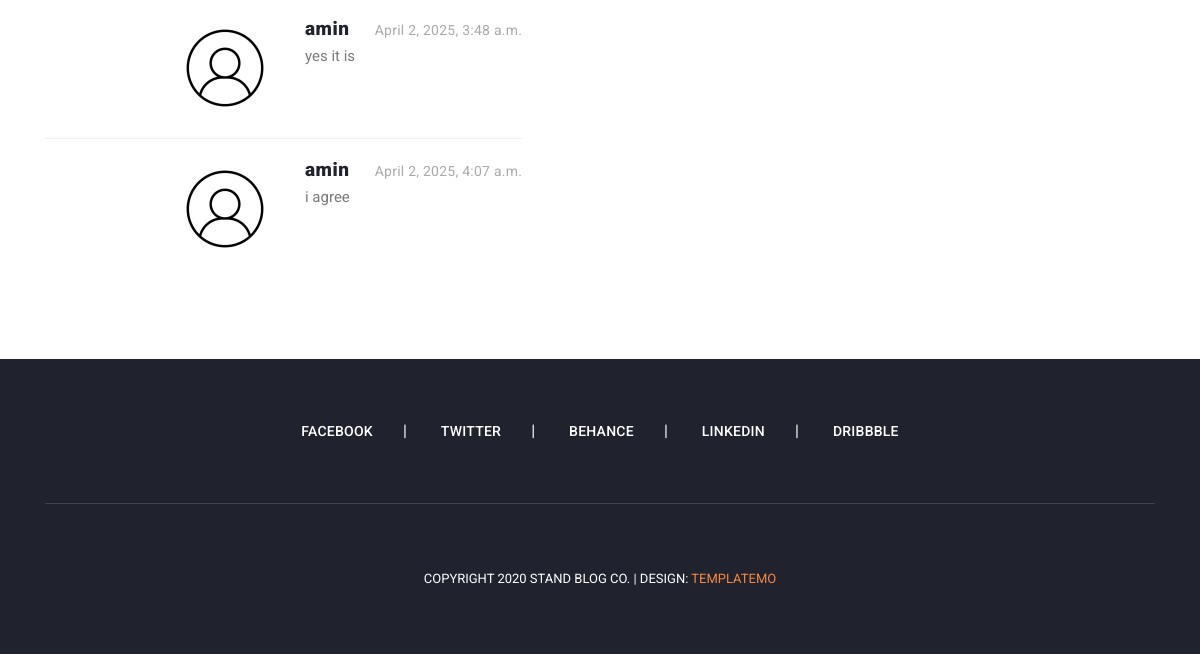
The app's page /articles/detail/javascript-is-very-fast (lower part), older data.
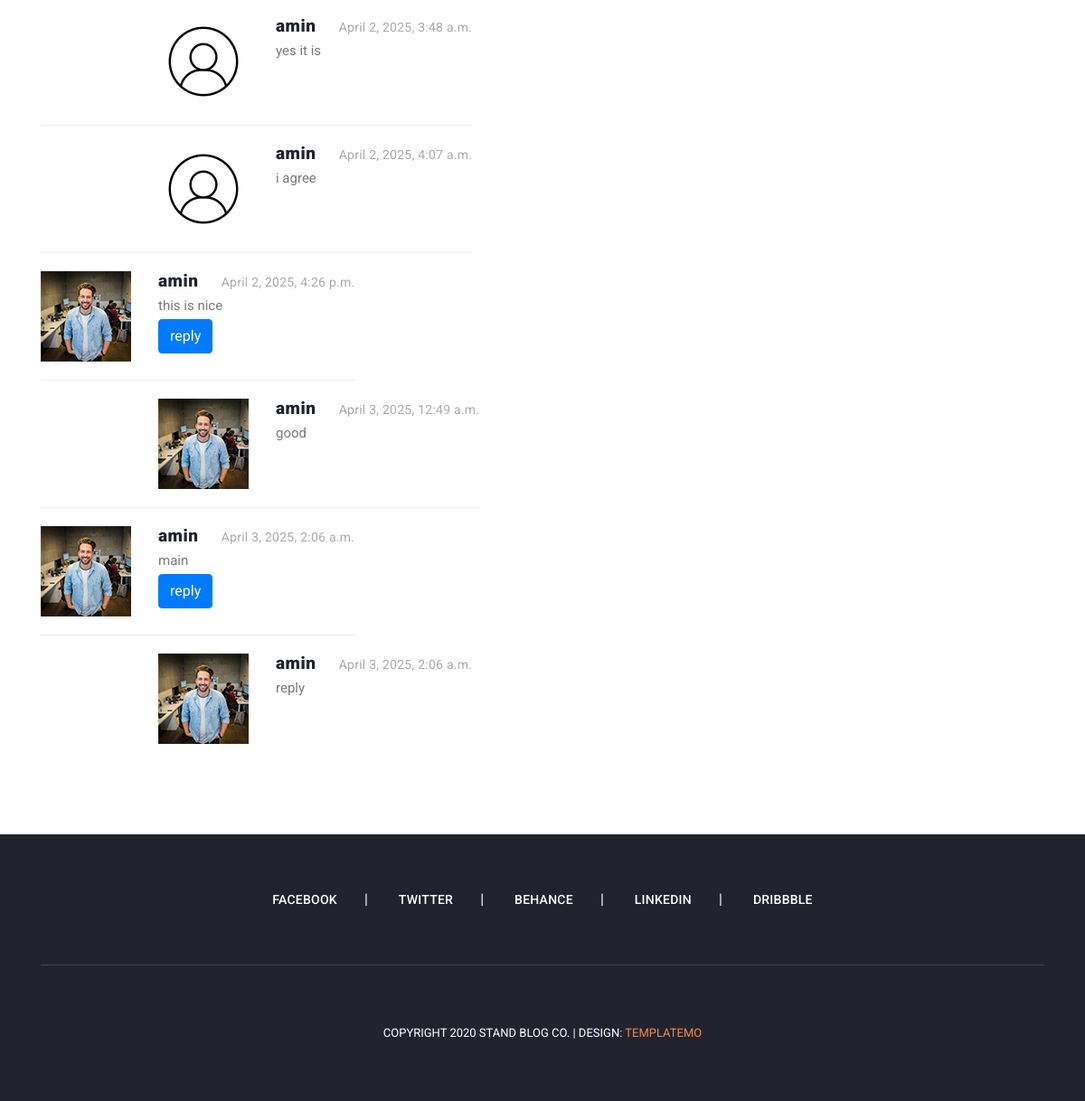
The same page, newer data.
### blog/models.py (models this page shows, shortened)
class Comment(models.Model):
    article = models.ForeignKey(Article , on_delete=models.CASCADE , related_name='comments')
    user = models.ForeignKey(User , on_delete=models.CASCADE , related_name='comments')
    parent = models.ForeignKey('self' , on_delete=models.CASCADE ,null= True , blank=True ,  related_name='replies')
    body = models.TextField()
    created = models.DateTimeField(auto_now_add=True)

### account/models.py (models this page shows, shortened)
class Profile(models.Model):
    user = models.OneToOneField(User, on_delete=models.CASCADE)
    fathers_name = models.CharField(max_length=20)
    nationcode = models.CharField(max_length=11)
    image = models.ImageField(upload_to='profile/images', null=True, blank=True)

### blog/views.py (the view)
# urls.py: path('detail/<slug:slug>', views.article_detail, name='article_detail'),
def article_detail(request, slug):
    article = get_object_or_404(Article, slug=slug)
    if request.method == 'POST':
        parent_id = request.POST.get('parent_id', None)
        body = request.POST.get('body')
        parent_id = int(parent_id) if parent_id and parent_id.isdigit() else None
        Comment.objects.create(body=body, article=article, user=request.user, parent_id=parent_id)
    return render(request, 'blog/article_detail.html', {'article': article})

### blog/models.py (called while the page is built)
    def get_absolute_url(self):
        return reverse('blog:article_detail', kwargs={'slug': self.slug})

### context_processors/context_processors.py (called while the page is built)
def recent_articles(request):
    recent_articles = Article.objects.order_by('-created')
    categories = Category.objects.all()
    return {'recent_articles': recent_articles , "categories": categories}

### blog/templates/blog/article_detail.html (shortened to what this page needs)
{% extends 'base.html' %}
{% load static %}
{% load social_share %}
{% block content %}
    <section class="blog-posts grid-system">
      <div class="container">
        <div class="row">
          <div class="col-lg-8">
            <div class="all-blog-posts">
              <div class="row">
                <div class="col-lg-12">
                  <div class="sidebar-item comments">
                    <div class="content">
                      <ul>
                        {% for comment in article.comments.all %}
                          {% if comment.parent == None %}
                              <li>
                              <div class="author-thumb">
                                  {% if comment.user.profile.image %}
                                        <img src="{{ comment.user.profile.image.url }}" alt="">
                                        {% else %}
                                        <img src="{% static 'images/icons/index.jpg' %}" alt="">
                                    {% endif %}
                              </div>
                              <div class="right-content">
                                <h4>{{ comment.user.username }} <span>{{ comment.created }}</span></h4>
                                <p>{{ comment.body }}</p>
                                  <button onclick="set_value({{ comment.id }})" class="btn btn-primary" >reply</button>
                              </div>
                            </li>
                              {% for reply in comment.replies.all %}
                              <li class="replied">
                                <div class="author-thumb">
                                    {% if comment.user.profile.image %}
                                        <img src="{{ comment.user.profile.image.url }}" alt="">
                                        {% else %}
                                        <img src="{% static 'images/icons/index.jpg' %}" alt="">
                                    {% endif %}
                                </div>
                                <div class="right-content">
                                  <h4>{{ reply.user.username }} <span>{{ reply.created }}</span></h4>
                                  <p>{{ reply.body }}</p>
                                </div>
                              </li>
                            {% endfor %}
                          {% endif %}
                        {% endfor %}
                      </ul>
                    </div>
                  </div>
                </div>
              </div>
            </div>
          </div>
          {% include 'includes/sidebar.html' %}
        </div>
      </div>
    </section>
{% endblock %}

### templates/base.html (shortened to what this page needs)
{% load static %}
<!DOCTYPE html>
<html lang="en">
  <head>
      {% include 'includes/head_references.html' %}
  </head>
  <body>
{% block content %}
{% endblock %}
{% include 'includes/footer.html' %}
  </body>
</html>

### templates/includes/head_references.html (shortened to what this page needs)
{% load static %}
    <link href= "{% static "vendor/bootstrap/css/bootstrap.min.css" %}" rel="stylesheet">
    <link rel="stylesheet" href="{% static "css/fontawesome.css" %}">
    <link rel="stylesheet" href="{% static "css/templatemo-stand-blog.css" %}">
    <link rel="stylesheet" href="{% static "css/owl.css" %}">

### templates/includes/header.html (shortened to what this page needs)
{% load static %}

### templates/includes/sidebar.html (shortened to what this page needs)
{% load static %}
<div class="col-lg-4">
          </div>

### templates/includes/footer.html
{% load static %}
<footer>
      <div class="container">
        <div class="row">
          <div class="col-lg-12">
            <ul class="social-icons">
              <li><a href="#">Facebook</a></li>
              <li><a href="#">Twitter</a></li>
              <li><a href="#">Behance</a></li>
              <li><a href="#">Linkedin</a></li>
              <li><a href="#">Dribbble</a></li>
            </ul>
          </div>
          <div class="col-lg-12">
            <div class="copyright-text">
              <p>Copyright 2020 Stand Blog Co.
                 | Design: <a rel="nofollow" href="https://templatemo.com" target="_parent">TemplateMo</a></p>
            </div>
          </div>
        </div>
      </div>
    </footer>

### templates/includes/footer_references.html (shortened to what this page needs)
{% load static %}

### static/css/templatemo-stand-blog.css (style rules this page uses)
body { font-family: 'Roboto', sans-serif; overflow-x: hidden; text-rendering: optimizeLegibility; -webkit-font-smoothing: antialiased; -moz-osx-font-smoothing: grayscale; }
p { margin-bottom: 0px; font-size: 15px; font-weight: 400; color: #7a7a7a; line-height: 30px; }
a { text-decoration: none!important; }
ul { padding: 0; margin: 0; list-style: none; }
h1,h2,h3,h4,h5,h6 { margin: 0px; }
.blog-posts { margin-top: 100px; }
.blog-posts .comments { margin-top: 30px; }
.blog-posts .comments ul li { display: inline-block; margin-bottom: 20px; padding-bottom: 20px; border-bottom: 1px solid #eee; }
.blog-posts .comments ul li.replied { padding-left: 130px; }
.blog-posts .comments ul li:last-child { margin-bottom: 0px; padding-bottom: 0px; border-bottom: none; }
.blog-posts .comments ul li .author-thumb { display: inline; float: left; }
.blog-posts .comments ul li .author-thumb img { max-width: 100px; display: inline; }
.blog-posts .comments ul li .right-content { margin-left: 130px; }
.blog-posts .comments ul li .right-content h4 { color: #20232e; font-size: 19px; font-weight: 900; letter-spacing: 0.5px; }
.blog-posts .comments ul li .right-content h4 span { font-size: 14px; color: #aaa; font-weight: 400; letter-spacing: 0.25px; margin-left: 20px; }
footer { margin-top: 100px; text-align: center; background-color: #20232e; padding: 60px 0px; }
footer ul.social-icons { padding-bottom: 60px; margin-bottom: 60px; border-bottom: 1px solid rgba(250,250,250,0.15); }
footer ul.social-icons li { display: inline-block; margin-right: 30px; }
footer ul.social-icons li:after { content: "|"; color: #fff; margin-left: 30px; }
footer ul.social-icons li:last-child { margin-right: 0px; }
footer ul.social-icons li:last-child::after { display: none; }
footer ul.social-icons li a { font-size: 14px; text-transform: uppercase; color: #fff; font-weight: 500; letter-spacing: 0.25px; transition: all .3s; }
footer p { font-size: 13px; text-transform: uppercase; color: #fff; }
footer p a { color: #f48840; }

Row changes from the older to the newer data that the page shows:
added Comment: user.profile.image (picture), user.username "amin", created "April 2, 2025, 4:26 p.m.", body "this is nice"
added Comment: user.profile.image (picture), user.username "amin", created "April 3, 2025, 12:49 a.m.", body "good"
added Comment: user.profile.image (picture), user.username "amin", created "April 3, 2025, 2:06 a.m.", body "main"
added Comment: user.profile.image (picture), user.username "amin", created "April 3, 2025, 2:06 a.m.", body "reply"
